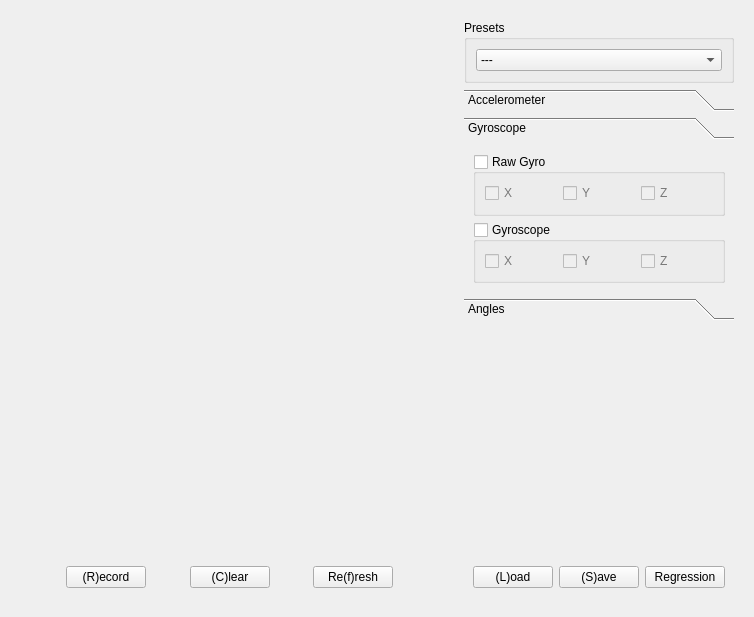
<?xml version="1.0" encoding="UTF-8"?>
<ui version="4.0">
 <class>DataWidget</class>
 <widget class="QWidget" name="DataWidget">
  <property name="windowModality">
   <enum>Qt::NonModal</enum>
  </property>
  <property name="geometry">
   <rect>
    <x>0</x>
    <y>0</y>
    <width>754</width>
    <height>617</height>
   </rect>
  </property>
  <property name="windowTitle">
   <string>Form</string>
  </property>
  <layout class="QHBoxLayout" name="horizontalLayout_3" stretch="1,0">
   <item>
    <layout class="QVBoxLayout" name="plotLayout" stretch="1,0">
     <property name="margin">
      <number>9</number>
     </property>
     <item>
      <widget class="PlotScrollArea" name="scrollArea" native="true">
       <property name="cursor">
        <cursorShape>ArrowCursor</cursorShape>
       </property>
      </widget>
     </item>
     <item>
      <widget class="QWidget" name="widget_5" native="true">
       <layout class="QHBoxLayout" name="horizontalLayout_2">
        <item>
         <spacer name="horizontalSpacer">
          <property name="orientation">
           <enum>Qt::Horizontal</enum>
          </property>
          <property name="sizeHint" stdset="0">
           <size>
            <width>40</width>
            <height>20</height>
           </size>
          </property>
         </spacer>
        </item>
        <item>
         <widget class="QPushButton" name="recordBtn">
          <property name="text">
           <string>(R)ecord</string>
          </property>
          <property name="shortcut">
           <string>R</string>
          </property>
         </widget>
        </item>
        <item>
         <spacer name="horizontalSpacer_2">
          <property name="orientation">
           <enum>Qt::Horizontal</enum>
          </property>
          <property name="sizeHint" stdset="0">
           <size>
            <width>40</width>
            <height>20</height>
           </size>
          </property>
         </spacer>
        </item>
        <item>
         <widget class="QPushButton" name="clearBtn">
          <property name="text">
           <string>(C)lear</string>
          </property>
          <property name="shortcut">
           <string>C</string>
          </property>
         </widget>
        </item>
        <item>
         <spacer name="horizontalSpacer_4">
          <property name="orientation">
           <enum>Qt::Horizontal</enum>
          </property>
          <property name="sizeHint" stdset="0">
           <size>
            <width>40</width>
            <height>20</height>
           </size>
          </property>
         </spacer>
        </item>
        <item>
         <widget class="QPushButton" name="refreshButton">
          <property name="text">
           <string>Re(f)resh</string>
          </property>
          <property name="shortcut">
           <string>F</string>
          </property>
         </widget>
        </item>
        <item>
         <spacer name="horizontalSpacer_3">
          <property name="orientation">
           <enum>Qt::Horizontal</enum>
          </property>
          <property name="sizeHint" stdset="0">
           <size>
            <width>40</width>
            <height>20</height>
           </size>
          </property>
         </spacer>
        </item>
       </layout>
      </widget>
     </item>
    </layout>
   </item>
   <item>
    <layout class="QVBoxLayout" name="menuLayout" stretch="0,0,0,0">
     <property name="margin">
      <number>9</number>
     </property>
     <item>
      <widget class="QGroupBox" name="presetsBox">
       <property name="title">
        <string>Presets</string>
       </property>
       <layout class="QHBoxLayout" name="horizontalLayout_6">
        <item>
         <widget class="QComboBox" name="presetsComboBox">
          <item>
           <property name="text">
            <string>---</string>
           </property>
          </item>
          <item>
           <property name="text">
            <string>Könyök flexió</string>
           </property>
          </item>
          <item>
           <property name="text">
            <string>Váll berotáció</string>
           </property>
          </item>
          <item>
           <property name="text">
            <string>All</string>
           </property>
          </item>
          <item>
           <property name="text">
            <string>None</string>
           </property>
          </item>
          <item>
           <property name="text">
            <string>Record</string>
           </property>
          </item>
          <item>
           <property name="text">
            <string>Preset 3</string>
           </property>
          </item>
         </widget>
        </item>
       </layout>
      </widget>
     </item>
     <item>
      <widget class="QToolBox" name="toolBox">
       <property name="acceptDrops">
        <bool>false</bool>
       </property>
       <property name="currentIndex">
        <number>1</number>
       </property>
       <widget class="QWidget" name="accToolBox">
        <property name="geometry">
         <rect>
          <x>0</x>
          <y>0</y>
          <width>139</width>
          <height>151</height>
         </rect>
        </property>
        <attribute name="label">
         <string>Accelerometer</string>
        </attribute>
        <layout class="QVBoxLayout" name="verticalLayout">
         <item>
          <widget class="QGroupBox" name="rawAccBox">
           <property name="title">
            <string>Raw Accel</string>
           </property>
           <property name="checkable">
            <bool>true</bool>
           </property>
           <property name="checked">
            <bool>false</bool>
           </property>
           <layout class="QHBoxLayout" name="horizontalLayout_14">
            <item>
             <widget class="QCheckBox" name="rawAccX">
              <property name="text">
               <string>X</string>
              </property>
              <property name="checked">
               <bool>false</bool>
              </property>
             </widget>
            </item>
            <item>
             <widget class="QCheckBox" name="rawAccY">
              <property name="palette">
               <palette>
                <active>
                 <colorrole role="WindowText">
                  <brush brushstyle="SolidPattern">
                   <color alpha="255">
                    <red>8</red>
                    <green>17</green>
                    <blue>189</blue>
                   </color>
                  </brush>
                 </colorrole>
                </active>
                <inactive>
                 <colorrole role="WindowText">
                  <brush brushstyle="SolidPattern">
                   <color alpha="255">
                    <red>8</red>
                    <green>17</green>
                    <blue>189</blue>
                   </color>
                  </brush>
                 </colorrole>
                </inactive>
                <disabled>
                 <colorrole role="WindowText">
                  <brush brushstyle="SolidPattern">
                   <color alpha="255">
                    <red>120</red>
                    <green>120</green>
                    <blue>120</blue>
                   </color>
                  </brush>
                 </colorrole>
                </disabled>
               </palette>
              </property>
              <property name="text">
               <string>Y</string>
              </property>
              <property name="checked">
               <bool>false</bool>
              </property>
             </widget>
            </item>
            <item>
             <widget class="QCheckBox" name="rawAccZ">
              <property name="palette">
               <palette>
                <active>
                 <colorrole role="WindowText">
                  <brush brushstyle="SolidPattern">
                   <color alpha="255">
                    <red>241</red>
                    <green>20</green>
                    <blue>0</blue>
                   </color>
                  </brush>
                 </colorrole>
                </active>
                <inactive>
                 <colorrole role="WindowText">
                  <brush brushstyle="SolidPattern">
                   <color alpha="255">
                    <red>241</red>
                    <green>20</green>
                    <blue>0</blue>
                   </color>
                  </brush>
                 </colorrole>
                </inactive>
                <disabled>
                 <colorrole role="WindowText">
                  <brush brushstyle="SolidPattern">
                   <color alpha="255">
                    <red>120</red>
                    <green>120</green>
                    <blue>120</blue>
                   </color>
                  </brush>
                 </colorrole>
                </disabled>
               </palette>
              </property>
              <property name="text">
               <string>Z</string>
              </property>
              <property name="checked">
               <bool>false</bool>
              </property>
             </widget>
            </item>
           </layout>
          </widget>
         </item>
         <item>
          <widget class="QGroupBox" name="accelBox">
           <property name="title">
            <string>Accel</string>
           </property>
           <property name="flat">
            <bool>false</bool>
           </property>
           <property name="checkable">
            <bool>true</bool>
           </property>
           <property name="checked">
            <bool>true</bool>
           </property>
           <layout class="QVBoxLayout" name="verticalLayout_5">
            <item>
             <layout class="QHBoxLayout" name="horizontalLayout_11">
              <item>
               <widget class="QCheckBox" name="accX">
                <property name="text">
                 <string>X</string>
                </property>
                <property name="checked">
                 <bool>true</bool>
                </property>
               </widget>
              </item>
              <item>
               <widget class="QCheckBox" name="accY">
                <property name="palette">
                 <palette>
                  <active>
                   <colorrole role="WindowText">
                    <brush brushstyle="SolidPattern">
                     <color alpha="255">
                      <red>8</red>
                      <green>17</green>
                      <blue>189</blue>
                     </color>
                    </brush>
                   </colorrole>
                  </active>
                  <inactive>
                   <colorrole role="WindowText">
                    <brush brushstyle="SolidPattern">
                     <color alpha="255">
                      <red>8</red>
                      <green>17</green>
                      <blue>189</blue>
                     </color>
                    </brush>
                   </colorrole>
                  </inactive>
                  <disabled>
                   <colorrole role="WindowText">
                    <brush brushstyle="SolidPattern">
                     <color alpha="255">
                      <red>120</red>
                      <green>120</green>
                      <blue>120</blue>
                     </color>
                    </brush>
                   </colorrole>
                  </disabled>
                 </palette>
                </property>
                <property name="text">
                 <string>Y</string>
                </property>
                <property name="checked">
                 <bool>true</bool>
                </property>
               </widget>
              </item>
              <item>
               <widget class="QCheckBox" name="accZ">
                <property name="palette">
                 <palette>
                  <active>
                   <colorrole role="WindowText">
                    <brush brushstyle="SolidPattern">
                     <color alpha="255">
                      <red>241</red>
                      <green>20</green>
                      <blue>0</blue>
                     </color>
                    </brush>
                   </colorrole>
                  </active>
                  <inactive>
                   <colorrole role="WindowText">
                    <brush brushstyle="SolidPattern">
                     <color alpha="255">
                      <red>241</red>
                      <green>20</green>
                      <blue>0</blue>
                     </color>
                    </brush>
                   </colorrole>
                  </inactive>
                  <disabled>
                   <colorrole role="WindowText">
                    <brush brushstyle="SolidPattern">
                     <color alpha="255">
                      <red>120</red>
                      <green>120</green>
                      <blue>120</blue>
                     </color>
                    </brush>
                   </colorrole>
                  </disabled>
                 </palette>
                </property>
                <property name="text">
                 <string>Z</string>
                </property>
                <property name="checked">
                 <bool>true</bool>
                </property>
               </widget>
              </item>
             </layout>
            </item>
            <item>
             <layout class="QHBoxLayout" name="horizontalLayout_12">
              <item>
               <widget class="QCheckBox" name="absAcc">
                <property name="palette">
                 <palette>
                  <active>
                   <colorrole role="WindowText">
                    <brush brushstyle="SolidPattern">
                     <color alpha="255">
                      <red>121</red>
                      <green>121</green>
                      <blue>121</blue>
                     </color>
                    </brush>
                   </colorrole>
                  </active>
                  <inactive>
                   <colorrole role="WindowText">
                    <brush brushstyle="SolidPattern">
                     <color alpha="255">
                      <red>121</red>
                      <green>121</green>
                      <blue>121</blue>
                     </color>
                    </brush>
                   </colorrole>
                  </inactive>
                  <disabled>
                   <colorrole role="WindowText">
                    <brush brushstyle="SolidPattern">
                     <color alpha="255">
                      <red>120</red>
                      <green>120</green>
                      <blue>120</blue>
                     </color>
                    </brush>
                   </colorrole>
                  </disabled>
                 </palette>
                </property>
                <property name="text">
                 <string>absolute Accel</string>
                </property>
                <property name="checked">
                 <bool>true</bool>
                </property>
               </widget>
              </item>
             </layout>
            </item>
           </layout>
          </widget>
         </item>
        </layout>
       </widget>
       <widget class="QWidget" name="gyroToolBox">
        <property name="geometry">
         <rect>
          <x>0</x>
          <y>0</y>
          <width>255</width>
          <height>154</height>
         </rect>
        </property>
        <attribute name="label">
         <string>Gyroscope</string>
        </attribute>
        <layout class="QVBoxLayout" name="verticalLayout_9">
         <item>
          <widget class="QGroupBox" name="rawGyroBox">
           <property name="title">
            <string>Raw Gyro</string>
           </property>
           <property name="checkable">
            <bool>true</bool>
           </property>
           <property name="checked">
            <bool>false</bool>
           </property>
           <layout class="QHBoxLayout" name="horizontalLayout_16">
            <item>
             <widget class="QCheckBox" name="rawGyroX">
              <property name="palette">
               <palette>
                <active>
                 <colorrole role="WindowText">
                  <brush brushstyle="SolidPattern">
                   <color alpha="255">
                    <red>5</red>
                    <green>189</green>
                    <blue>5</blue>
                   </color>
                  </brush>
                 </colorrole>
                </active>
                <inactive>
                 <colorrole role="WindowText">
                  <brush brushstyle="SolidPattern">
                   <color alpha="255">
                    <red>5</red>
                    <green>189</green>
                    <blue>5</blue>
                   </color>
                  </brush>
                 </colorrole>
                </inactive>
                <disabled>
                 <colorrole role="WindowText">
                  <brush brushstyle="SolidPattern">
                   <color alpha="255">
                    <red>120</red>
                    <green>120</green>
                    <blue>120</blue>
                   </color>
                  </brush>
                 </colorrole>
                </disabled>
               </palette>
              </property>
              <property name="text">
               <string>X</string>
              </property>
              <property name="checked">
               <bool>false</bool>
              </property>
             </widget>
            </item>
            <item>
             <widget class="QCheckBox" name="rawGyroY">
              <property name="palette">
               <palette>
                <active>
                 <colorrole role="WindowText">
                  <brush brushstyle="SolidPattern">
                   <color alpha="255">
                    <red>32</red>
                    <green>218</green>
                    <blue>221</blue>
                   </color>
                  </brush>
                 </colorrole>
                </active>
                <inactive>
                 <colorrole role="WindowText">
                  <brush brushstyle="SolidPattern">
                   <color alpha="255">
                    <red>32</red>
                    <green>218</green>
                    <blue>221</blue>
                   </color>
                  </brush>
                 </colorrole>
                </inactive>
                <disabled>
                 <colorrole role="WindowText">
                  <brush brushstyle="SolidPattern">
                   <color alpha="255">
                    <red>120</red>
                    <green>120</green>
                    <blue>120</blue>
                   </color>
                  </brush>
                 </colorrole>
                </disabled>
               </palette>
              </property>
              <property name="text">
               <string>Y</string>
              </property>
              <property name="checked">
               <bool>false</bool>
              </property>
             </widget>
            </item>
            <item>
             <widget class="QCheckBox" name="rawGyroZ">
              <property name="palette">
               <palette>
                <active>
                 <colorrole role="WindowText">
                  <brush brushstyle="SolidPattern">
                   <color alpha="255">
                    <red>234</red>
                    <green>19</green>
                    <blue>216</blue>
                   </color>
                  </brush>
                 </colorrole>
                </active>
                <inactive>
                 <colorrole role="WindowText">
                  <brush brushstyle="SolidPattern">
                   <color alpha="255">
                    <red>234</red>
                    <green>19</green>
                    <blue>216</blue>
                   </color>
                  </brush>
                 </colorrole>
                </inactive>
                <disabled>
                 <colorrole role="WindowText">
                  <brush brushstyle="SolidPattern">
                   <color alpha="255">
                    <red>120</red>
                    <green>120</green>
                    <blue>120</blue>
                   </color>
                  </brush>
                 </colorrole>
                </disabled>
               </palette>
              </property>
              <property name="text">
               <string>Z</string>
              </property>
              <property name="checked">
               <bool>false</bool>
              </property>
             </widget>
            </item>
           </layout>
          </widget>
         </item>
         <item>
          <widget class="QGroupBox" name="gyroBox">
           <property name="title">
            <string>Gyroscope</string>
           </property>
           <property name="checkable">
            <bool>true</bool>
           </property>
           <property name="checked">
            <bool>false</bool>
           </property>
           <layout class="QHBoxLayout" name="horizontalLayout_10">
            <item>
             <widget class="QCheckBox" name="gyroX">
              <property name="palette">
               <palette>
                <active>
                 <colorrole role="WindowText">
                  <brush brushstyle="SolidPattern">
                   <color alpha="255">
                    <red>5</red>
                    <green>189</green>
                    <blue>5</blue>
                   </color>
                  </brush>
                 </colorrole>
                </active>
                <inactive>
                 <colorrole role="WindowText">
                  <brush brushstyle="SolidPattern">
                   <color alpha="255">
                    <red>5</red>
                    <green>189</green>
                    <blue>5</blue>
                   </color>
                  </brush>
                 </colorrole>
                </inactive>
                <disabled>
                 <colorrole role="WindowText">
                  <brush brushstyle="SolidPattern">
                   <color alpha="255">
                    <red>120</red>
                    <green>120</green>
                    <blue>120</blue>
                   </color>
                  </brush>
                 </colorrole>
                </disabled>
               </palette>
              </property>
              <property name="text">
               <string>X</string>
              </property>
             </widget>
            </item>
            <item>
             <widget class="QCheckBox" name="gyroY">
              <property name="palette">
               <palette>
                <active>
                 <colorrole role="WindowText">
                  <brush brushstyle="SolidPattern">
                   <color alpha="255">
                    <red>32</red>
                    <green>218</green>
                    <blue>221</blue>
                   </color>
                  </brush>
                 </colorrole>
                </active>
                <inactive>
                 <colorrole role="WindowText">
                  <brush brushstyle="SolidPattern">
                   <color alpha="255">
                    <red>32</red>
                    <green>218</green>
                    <blue>221</blue>
                   </color>
                  </brush>
                 </colorrole>
                </inactive>
                <disabled>
                 <colorrole role="WindowText">
                  <brush brushstyle="SolidPattern">
                   <color alpha="255">
                    <red>120</red>
                    <green>120</green>
                    <blue>120</blue>
                   </color>
                  </brush>
                 </colorrole>
                </disabled>
               </palette>
              </property>
              <property name="text">
               <string>Y</string>
              </property>
             </widget>
            </item>
            <item>
             <widget class="QCheckBox" name="gyroZ">
              <property name="palette">
               <palette>
                <active>
                 <colorrole role="WindowText">
                  <brush brushstyle="SolidPattern">
                   <color alpha="255">
                    <red>234</red>
                    <green>19</green>
                    <blue>216</blue>
                   </color>
                  </brush>
                 </colorrole>
                </active>
                <inactive>
                 <colorrole role="WindowText">
                  <brush brushstyle="SolidPattern">
                   <color alpha="255">
                    <red>234</red>
                    <green>19</green>
                    <blue>216</blue>
                   </color>
                  </brush>
                 </colorrole>
                </inactive>
                <disabled>
                 <colorrole role="WindowText">
                  <brush brushstyle="SolidPattern">
                   <color alpha="255">
                    <red>120</red>
                    <green>120</green>
                    <blue>120</blue>
                   </color>
                  </brush>
                 </colorrole>
                </disabled>
               </palette>
              </property>
              <property name="text">
               <string>Z</string>
              </property>
             </widget>
            </item>
           </layout>
          </widget>
         </item>
        </layout>
       </widget>
       <widget class="QWidget" name="anglesToolBox">
        <property name="geometry">
         <rect>
          <x>0</x>
          <y>0</y>
          <width>155</width>
          <height>292</height>
         </rect>
        </property>
        <attribute name="label">
         <string>Angles</string>
        </attribute>
        <layout class="QVBoxLayout" name="verticalLayout_6">
         <item>
          <widget class="QGroupBox" name="anglesBox">
           <property name="title">
            <string>Angles</string>
           </property>
           <property name="checkable">
            <bool>true</bool>
           </property>
           <property name="checked">
            <bool>false</bool>
           </property>
           <layout class="QHBoxLayout" name="horizontalLayout_13">
            <item>
             <widget class="QCheckBox" name="angXY">
              <property name="palette">
               <palette>
                <active>
                 <colorrole role="WindowText">
                  <brush brushstyle="SolidPattern">
                   <color alpha="255">
                    <red>0</red>
                    <green>0</green>
                    <blue>104</blue>
                   </color>
                  </brush>
                 </colorrole>
                </active>
                <inactive>
                 <colorrole role="WindowText">
                  <brush brushstyle="SolidPattern">
                   <color alpha="255">
                    <red>0</red>
                    <green>0</green>
                    <blue>104</blue>
                   </color>
                  </brush>
                 </colorrole>
                </inactive>
                <disabled>
                 <colorrole role="WindowText">
                  <brush brushstyle="SolidPattern">
                   <color alpha="255">
                    <red>120</red>
                    <green>120</green>
                    <blue>120</blue>
                   </color>
                  </brush>
                 </colorrole>
                </disabled>
               </palette>
              </property>
              <property name="text">
               <string>XY</string>
              </property>
             </widget>
            </item>
            <item>
             <widget class="QCheckBox" name="angYZ">
              <property name="palette">
               <palette>
                <active>
                 <colorrole role="WindowText">
                  <brush brushstyle="SolidPattern">
                   <color alpha="255">
                    <red>31</red>
                    <green>131</green>
                    <blue>8</blue>
                   </color>
                  </brush>
                 </colorrole>
                </active>
                <inactive>
                 <colorrole role="WindowText">
                  <brush brushstyle="SolidPattern">
                   <color alpha="255">
                    <red>31</red>
                    <green>131</green>
                    <blue>8</blue>
                   </color>
                  </brush>
                 </colorrole>
                </inactive>
                <disabled>
                 <colorrole role="WindowText">
                  <brush brushstyle="SolidPattern">
                   <color alpha="255">
                    <red>120</red>
                    <green>120</green>
                    <blue>120</blue>
                   </color>
                  </brush>
                 </colorrole>
                </disabled>
               </palette>
              </property>
              <property name="text">
               <string>YZ</string>
              </property>
             </widget>
            </item>
            <item>
             <widget class="QCheckBox" name="angZX">
              <property name="palette">
               <palette>
                <active>
                 <colorrole role="WindowText">
                  <brush brushstyle="SolidPattern">
                   <color alpha="255">
                    <red>125</red>
                    <green>0</green>
                    <blue>0</blue>
                   </color>
                  </brush>
                 </colorrole>
                </active>
                <inactive>
                 <colorrole role="WindowText">
                  <brush brushstyle="SolidPattern">
                   <color alpha="255">
                    <red>125</red>
                    <green>0</green>
                    <blue>0</blue>
                   </color>
                  </brush>
                 </colorrole>
                </inactive>
                <disabled>
                 <colorrole role="WindowText">
                  <brush brushstyle="SolidPattern">
                   <color alpha="255">
                    <red>120</red>
                    <green>120</green>
                    <blue>120</blue>
                   </color>
                  </brush>
                 </colorrole>
                </disabled>
               </palette>
              </property>
              <property name="text">
               <string>ZX</string>
              </property>
             </widget>
            </item>
           </layout>
          </widget>
         </item>
         <item>
          <widget class="QGroupBox" name="tiltAnglesBox">
           <property name="title">
            <string>TILT angles</string>
           </property>
           <property name="checkable">
            <bool>true</bool>
           </property>
           <property name="checked">
            <bool>false</bool>
           </property>
           <layout class="QHBoxLayout" name="horizontalLayout">
            <item>
             <widget class="QCheckBox" name="angX">
              <property name="text">
               <string>x</string>
              </property>
             </widget>
            </item>
            <item>
             <widget class="QCheckBox" name="angY">
              <property name="text">
               <string>y</string>
              </property>
             </widget>
            </item>
            <item>
             <widget class="QCheckBox" name="angZ">
              <property name="text">
               <string>z</string>
              </property>
             </widget>
            </item>
           </layout>
          </widget>
         </item>
         <item>
          <widget class="QGroupBox" name="eulerBox">
           <property name="title">
            <string>Euler Angles</string>
           </property>
           <property name="checkable">
            <bool>true</bool>
           </property>
           <property name="checked">
            <bool>false</bool>
           </property>
           <layout class="QHBoxLayout" name="horizontalLayout_4">
            <item>
             <widget class="QCheckBox" name="eulerX">
              <property name="text">
               <string>x</string>
              </property>
             </widget>
            </item>
            <item>
             <widget class="QCheckBox" name="eulerY">
              <property name="text">
               <string>y</string>
              </property>
             </widget>
            </item>
            <item>
             <widget class="QCheckBox" name="eulerZ">
              <property name="text">
               <string>z</string>
              </property>
              <property name="checkable">
               <bool>false</bool>
              </property>
             </widget>
            </item>
           </layout>
          </widget>
         </item>
         <item>
          <widget class="QGroupBox" name="intBox">
           <property name="title">
            <string>Integrated Angles</string>
           </property>
           <property name="checkable">
            <bool>true</bool>
           </property>
           <property name="checked">
            <bool>false</bool>
           </property>
           <layout class="QHBoxLayout" name="horizontalLayout_7">
            <item>
             <widget class="QCheckBox" name="intX">
              <property name="text">
               <string>x</string>
              </property>
             </widget>
            </item>
            <item>
             <widget class="QCheckBox" name="intY">
              <property name="text">
               <string>y</string>
              </property>
             </widget>
            </item>
            <item>
             <widget class="QCheckBox" name="intZ">
              <property name="text">
               <string>z</string>
              </property>
              <property name="checkable">
               <bool>true</bool>
              </property>
             </widget>
            </item>
           </layout>
          </widget>
         </item>
         <item>
          <widget class="QGroupBox" name="corrBox">
           <property name="title">
            <string>Corrected Angles</string>
           </property>
           <property name="checkable">
            <bool>true</bool>
           </property>
           <property name="checked">
            <bool>false</bool>
           </property>
           <layout class="QHBoxLayout" name="horizontalLayout_8">
            <item>
             <widget class="QCheckBox" name="corrX">
              <property name="text">
               <string>x</string>
              </property>
             </widget>
            </item>
            <item>
             <widget class="QCheckBox" name="corrY">
              <property name="text">
               <string>y</string>
              </property>
             </widget>
            </item>
            <item>
             <widget class="QCheckBox" name="corrZ">
              <property name="text">
               <string>z</string>
              </property>
             </widget>
            </item>
           </layout>
          </widget>
         </item>
        </layout>
       </widget>
      </widget>
     </item>
     <item>
      <spacer name="verticalSpacer">
       <property name="orientation">
        <enum>Qt::Vertical</enum>
       </property>
       <property name="sizeHint" stdset="0">
        <size>
         <width>20</width>
         <height>120</height>
        </size>
       </property>
      </spacer>
     </item>
     <item>
      <widget class="QWidget" name="buttonsLayout" native="true">
       <layout class="QHBoxLayout" name="horizontalLayout_15">
        <item>
         <widget class="QPushButton" name="loadBtn">
          <property name="text">
           <string>(L)oad</string>
          </property>
          <property name="shortcut">
           <string>L</string>
          </property>
         </widget>
        </item>
        <item>
         <widget class="QPushButton" name="saveBtn">
          <property name="text">
           <string>(S)ave</string>
          </property>
          <property name="shortcut">
           <string>S</string>
          </property>
         </widget>
        </item>
        <item>
         <widget class="QPushButton" name="regressionButton">
          <property name="enabled">
           <bool>true</bool>
          </property>
          <property name="text">
           <string>Regression</string>
          </property>
         </widget>
        </item>
       </layout>
      </widget>
     </item>
    </layout>
   </item>
  </layout>
 </widget>
 <customwidgets>
  <customwidget>
   <class>PlotScrollArea</class>
   <extends>QWidget</extends>
   <header>src/PlotScrollArea.h</header>
   <container>1</container>
  </customwidget>
 </customwidgets>
 <resources/>
 <connections/>
</ui>
